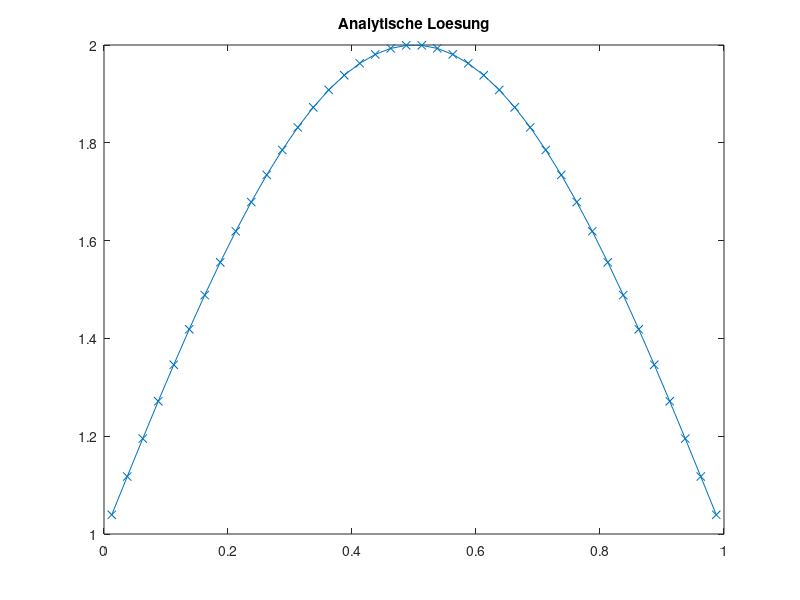
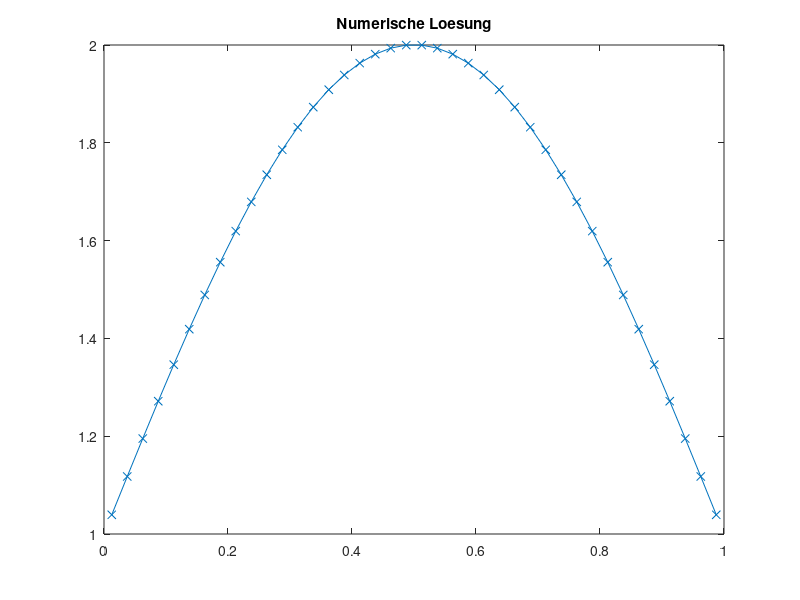
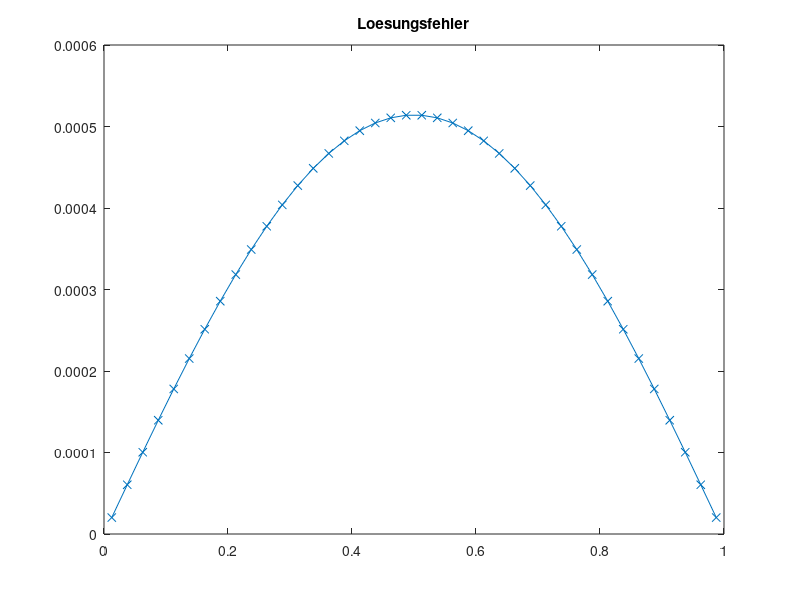
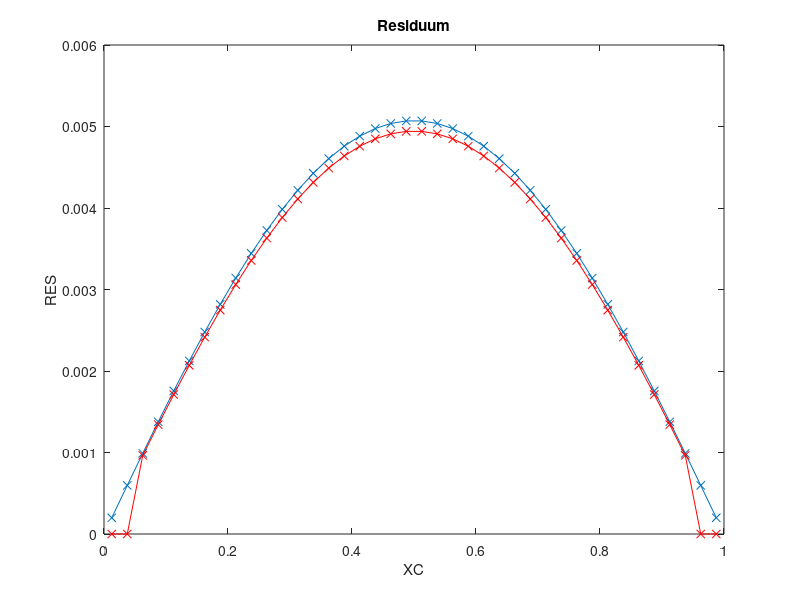

These figures' MATLAB source, in order:
clc
clear all
close all

SOL=@(x) sin(pi*x)+1;
MSOL=@(x)-pi^2*sin(pi*x);
DIF=1.0;
XMIN=0.0;
XMAX=1.0;

N=40; % KV's

X = linspace(XMIN, XMAX, N+1);
XC = (X(1:N)+X(2:N+1))/2;
XCR = [XMIN, XC, XMAX];

%%% ANALYTISCHE LÖSUNG
TA = zeros(1, N);
for I=1:N
  TA(I)=SOL(XC(I));
end

figure(1)
plot(XC, TA, 'x-');
title('Analytische Loesung')

%%% FVM Lösung

% Randbedingungen
RBE = SOL(XMAX);
RBW = SOL(XMIN);

% Koeffizienten speichern
AP = zeros(1, N);
AE = zeros(1, N);
AW = zeros(1, N);

for I=1:N
  DX = X(I+1)-X(I);

  DXE = XCR(I+2)-XCR(I+1);
  DXW = XCR(I+1)-XCR(I);

  AE(I) = DIF/(DXE*DX);
  AW(I) = DIF/(DXW*DX);

  AP(I) = -AE(I)-AW(I);
end

% Gesamtgleichungssystem aufstellen
A = zeros(N);
b = zeros(N,1);

for I=1:N
  b(I) = MSOL(XC(I));

  % Hauptdiagonale
  A(I,I) = AP(I);

  % Westliche Nebendiagonale
  if mod(I,N)==1
    b(I) = b(I)-AW(I)*RBW;
  else
    A(I, I-1) = AW(I);
  end

  % Östliche Nebendiagonale
  if mod(I,N)==0
    b(I) = b(I)-AE(I)*RBE;
  else
    A(I, I+1) = AE(I);
  end
end

T=A\b;

figure(2)
plot(XC, T, 'x-');
title('Numerische Loesung')

%%% Lösungsfehler berechnen
SERR=0.0;
ERR=zeros(1, N);
for I=1:N
    ERR(I)=T(I)-TA(I);
    SERR=SERR+ERR(I)^2;
end
SERR=sqrt(SERR/(N));

figure(3)
plot(XC, ERR, 'x-');
title('Loesungsfehler')

fprintf('Summierter Fehler %16.10e \n', SERR);


%%% ORDNUNG  BESTIMMEN
ERR5=2.3729365914e-02;
ERR10=5.8445323862e-03;
ERR20=1.4557255137e-03;
ERR40=3.6359464498e-04;
op=log((ERR5)/(ERR10))/log(2);
fprintf('Ordnung des Verfahrens %16.10e \n',op  );
op=log((ERR10)/(ERR20))/log(2);
fprintf('Ordnung des Verfahrens %16.10e \n',op  );
op=log((ERR20)/(ERR40))/log(2);
fprintf('Ordnung des Verfahrens %16.10e \n',op  );


%%% RESIDUUM BERECHNEN
t=zeros(N, 1);
for I=1:N
    t(I)=SOL(XC(I));
end

RES=A*t-b;

figure(4)
plot(XC,RES,'x-');

xlabel('XC')
ylabel('RES')
title('Residuum')

%%% Truncation Error berechnen
for I=3:N-2
  DX = X(I+1)-X(I);
  TE(I) = (DX/24 * (b(I+1) - 2*b(I) + b(I-1)))... % TE_source
        + ((T(I+2)-3*T(I+1)+3*T(I)-T(I-1))/(24*DX))... % TE_e
        - ((T(I+1)-3*T(I)+3*T(I-1)-T(I-2))/(24*DX)); % TE_w
end;

% TE Sonderfälle für Randvolumen
%I=2;
%DX = X(I+1)-X(I);
%TE(I) = (DX/24 * (b(I+1) - 2*b(I) + b(I-1)))... % TE_source
      %+ ((T(I+2)-3*T(I+1)+3*T(I)-T(I-1))/(24*DX))... % TE_e
      %- ((T(I+1)-3*T(I)+4*T(I-1)-2*RBW)/(24*DX)); % TE_w

%I = N-1;
%DX = X(I+1)-X(I);
%TE(I) = (DX/24 * (b(I+1) - 2*b(I) + b(I-1)))... % TE_source
      %+ ((2*RBE-4*T(I+1)+3*T(I)-T(I-1))/(24*DX))... % TE_e
      %- ((T(I+1)-3*T(I)+3*T(I-1)-T(I-2))/(24*DX)); % TE_w

hold on;
plot(XC, (N-1).*[TE, 0, 0], 'rx-');
